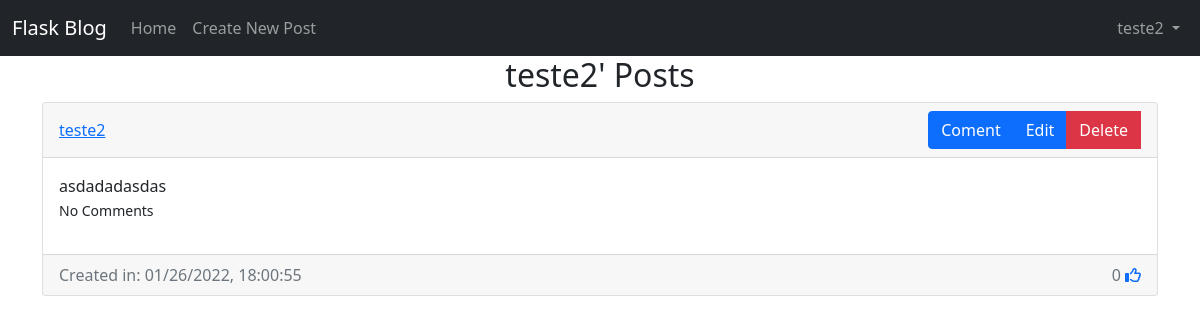
/posts/teste2 (signed in), run on an earlier commit of the app's database.
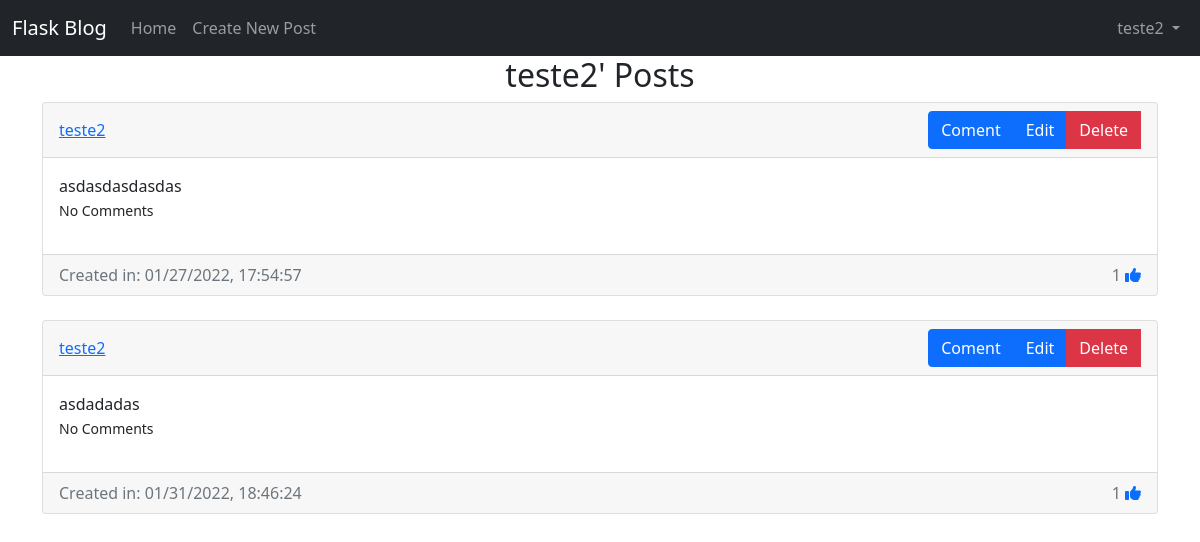
And on a later commit of the database.
### website/models.py (models this page shows)
class Post(db.Model):
    id = db.Column(db.Integer, primary_key = True)
    text = db.Column(db.Text, nullable = False)
    date_created = db.Column(db.DateTime, default = datetime.utcnow)
    author = db.Column(db.Integer, db.ForeignKey('user.id', ondelete='CASCADE'), nullable = False)
    comments = db.relationship('Comment', backref="post", passive_deletes=True)
    likes = db.relationship('Like', backref="post", passive_deletes=True)

class User(db.Model, UserMixin):
    id = db.Column(db.Integer, primary_key = True)
    email = db.Column(db.String(150), unique = True)
    username = db.Column(db.String(100), unique = True)
    password = db.Column(db.String(100))
    date_created = db.Column(db.DateTime, default = datetime.utcnow)
    posts = db.relationship('Post', backref="user", passive_deletes = True)
    comments = db.relationship('Comment', backref="user", passive_deletes = True)
    likes = db.relationship('Like', backref="user", passive_deletes = True)

### website/views.py (the view)
@views.route("/posts/<username>")
@login_required
def view_posts(username):
    user = User.query.filter_by(username=username).first()
    if not user:
        flash("User not found!", category='error')
        return redirect(url_for('views.home'))
    else:
        return render_template("posts.html.j2", user=current_user, posts=user.posts, username=username)

### website/__init__.py (called while the page is built)
def create_app():
    app = Flask(__name__)
    app.config['SECRET_KEY'] = "SUPERSECRET"
    app.config['SQLALCHEMY_DATABASE_URI'] = f'sqlite:///{DB_NAME}'
    db.init_app(app)
    from .views import views
    app.register_blueprint(views, url_prefix="/")
    from .auth import auth
    app.register_blueprint(auth, url_prefix="/")
    from .models import User, Post, Comment, Like
    create_database(app)
    login_manager = LoginManager()
    login_manager.login_view = "auth.login"
    login_manager.init_app(app)
    @login_manager.user_loader
    def load_user(id):
        return User.query.get(int(id))
    return app

### website/templates/posts.html.j2 (shortened to what this page needs)
{% extends "posts-div.html.j2" %}
{% block header %}{{username}}' Posts{% endblock header %}

### website/templates/posts-div.html.j2 (shortened to what this page needs)
{% extends "base.html.j2" %}
{% block content %}
<h2 align='center'>{% block header %}Posts{% endblock %}</h1>
    <div id='posts'>
        {% for post in posts %}
            <div class='card'>
                <div class="card-header d-flex justify-content-between align-items-center">
                    <a href="/posts/{{post.user.username}}">{{post.user.username}}</a>
                    <div>
                        <div class="btn-group">
                            <a href="/create-comment/{{post.id}}" class="btn btn-primary">Coment</a>
                            {% if user.id == post.author %}
                                <a href="/edit-post/{{post.id}}" class="btn btn-primary">Edit</a>
                                <a href="/delete-post/{{post.id}}" class="btn btn-danger">Delete</a>
                                <br/>
                            {% endif %}
                        </div>
                    </div>
                </div>
                <div class="card-body">
                    <div class="card-text"><p class="card-text">{{post.text}}</p></div>
                        <p>
                        {% if post.comments|length %}
                            <a data-bs-toggle="collapse" href="#comments-{{post.id}}" aria-expanded="false" aria-controls="colapse-comments-{{post.id}}"><small>View {{post.comments|length}} Comments</small></a>
                        {% else %}
                            <small class="text-mutted">No Comments</small>
                        {% endif %}
                        </p>
                </div>
                    <div class="card-footer text-muted d-flex justify-content-between align-items-center">
                        Created in: {{post.date_created.strftime("%m/%d/%Y, %H:%M:%S")}}
                        <div>
                            {{post.likes|length}}
                            {% if user.id in post.likes|map(attribute="author")|list %}
                                <a href="/like-post/{{post.id}}"> <i class="fas fa-thumbs-up" id="like-button-{{post.id}}"></i></a>
                            {% else %}
                                <a href="/like-post/{{post.id}}"> <i class="far fa-thumbs-up" id="like-button-{{post.id}}"></i></a>
                            {% endif %}
                        </div>
                    </div>
            </div>
            <br/>
        {% endfor %}
    </div>
    <br/>
{% endblock content %}

What changed in the data, as far as the page shows it:
changed Post: text "asdadadasdas" → "asdasdasdasdas"; date_created "01/26/2022, 18:00:55" → "01/27/2022, 17:54:57"; likes|length "0" → "1"
added Post: user.username "teste2", text "asdadadas", date_created "01/31/2022, 18:46:24", likes|length "1"
